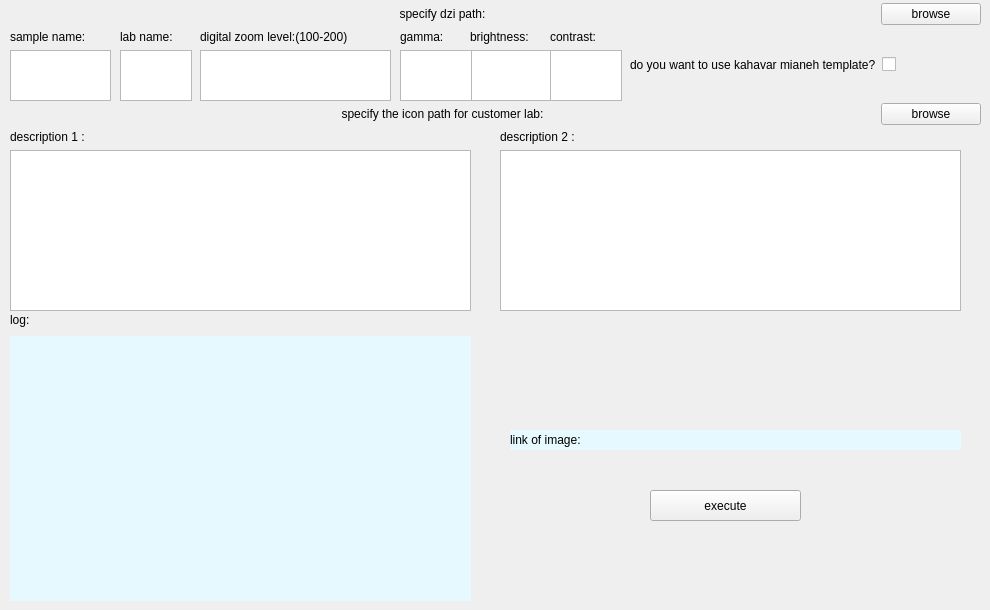
    <widget class="QWidget" name="tab_5">
     <attribute name="title">
      <string>upload</string>
     </attribute>
     <widget class="QWidget" name="verticalLayoutWidget_21">
      <property name="geometry">
       <rect>
        <x>10</x>
        <y>0</y>
        <width>971</width>
        <height>29</height>
       </rect>
      </property>
      <layout class="QVBoxLayout" name="verticalLayout_29">
       <item>
        <layout class="QHBoxLayout" name="horizontalLayout_32">
         <item>
          <widget class="QLabel" name="upl_dzi_text">
           <property name="text">
            <string>specify dzi path:</string>
           </property>
           <property name="alignment">
            <set>Qt::AlignCenter</set>
           </property>
          </widget>
         </item>
         <item>
          <widget class="QPushButton" name="upl_dzi_but">
           <property name="maximumSize">
            <size>
             <width>100</width>
             <height>16777215</height>
            </size>
           </property>
           <property name="text">
            <string>browse</string>
           </property>
          </widget>
         </item>
        </layout>
       </item>
      </layout>
     </widget>
     <widget class="QWidget" name="verticalLayoutWidget_3">
      <property name="geometry">
       <rect>
        <x>10</x>
        <y>30</y>
        <width>101</width>
        <height>71</height>
       </rect>
      </property>
      <layout class="QVBoxLayout" name="verticalLayout_30">
       <item>
        <widget class="QLabel" name="label_6">
         <property name="text">
          <string>sample name:</string>
         </property>
        </widget>
       </item>
       <item>
        <widget class="QTextEdit" name="up_sname"/>
       </item>
      </layout>
     </widget>
     <widget class="QWidget" name="verticalLayoutWidget_4">
      <property name="geometry">
       <rect>
        <x>120</x>
        <y>30</y>
        <width>72</width>
        <height>71</height>
       </rect>
      </property>
      <layout class="QVBoxLayout" name="verticalLayout_31">
       <item>
        <widget class="QLabel" name="label_12">
         <property name="text">
          <string>lab name:</string>
         </property>
        </widget>
       </item>
       <item>
        <widget class="QTextEdit" name="up_labname"/>
       </item>
      </layout>
     </widget>
     <widget class="QWidget" name="verticalLayoutWidget_22">
      <property name="geometry">
       <rect>
        <x>200</x>
        <y>30</y>
        <width>191</width>
        <height>71</height>
       </rect>
      </property>
      <layout class="QVBoxLayout" name="verticalLayout_32">
       <item>
        <widget class="QLabel" name="label_13">
         <property name="text">
          <string>digital zoom level:(100-200)</string>
         </property>
        </widget>
       </item>
       <item>
        <widget class="QTextEdit" name="up_dzoom"/>
       </item>
      </layout>
     </widget>
     <widget class="QWidget" name="verticalLayoutWidget_23">
      <property name="geometry">
       <rect>
        <x>470</x>
        <y>30</y>
        <width>81</width>
        <height>71</height>
       </rect>
      </property>
      <layout class="QVBoxLayout" name="verticalLayout_33">
       <item>
        <widget class="QLabel" name="label_14">
         <property name="text">
          <string>brightness:</string>
         </property>
        </widget>
       </item>
       <item>
        <widget class="QTextEdit" name="up_brightness"/>
       </item>
      </layout>
     </widget>
     <widget class="QWidget" name="verticalLayoutWidget_24">
      <property name="geometry">
       <rect>
        <x>550</x>
        <y>30</y>
        <width>72</width>
        <height>71</height>
       </rect>
      </property>
      <layout class="QVBoxLayout" name="verticalLayout_34">
       <item>
        <widget class="QLabel" name="label_15">
         <property name="text">
          <string>contrast:</string>
         </property>
        </widget>
       </item>
       <item>
        <widget class="QTextEdit" name="up_contrast"/>
       </item>
      </layout>
     </widget>
     <widget class="QWidget" name="verticalLayoutWidget_25">
      <property name="geometry">
       <rect>
        <x>400</x>
        <y>30</y>
        <width>72</width>
        <height>71</height>
       </rect>
      </property>
      <layout class="QVBoxLayout" name="verticalLayout_35">
       <item>
        <widget class="QLabel" name="label_16">
         <property name="text">
          <string>gamma:</string>
         </property>
        </widget>
       </item>
       <item>
        <widget class="QTextEdit" name="up_gamma"/>
       </item>
      </layout>
     </widget>
     <widget class="QWidget" name="verticalLayoutWidget_26">
      <property name="geometry">
       <rect>
        <x>630</x>
        <y>50</y>
        <width>335</width>
        <height>29</height>
       </rect>
      </property>
      <layout class="QVBoxLayout" name="verticalLayout_36">
       <item>
        <layout class="QHBoxLayout" name="horizontalLayout_33">
         <item>
          <widget class="QLabel" name="label_17">
           <property name="text">
            <string>do you want to use kahavar mianeh template?</string>
           </property>
          </widget>
         </item>
         <item>
          <widget class="QCheckBox" name="up_khavar_box">
           <property name="text">
            <string/>
           </property>
          </widget>
         </item>
        </layout>
       </item>
      </layout>
     </widget>
     <widget class="QWidget" name="verticalLayoutWidget_27">
      <property name="geometry">
       <rect>
        <x>10</x>
        <y>100</y>
        <width>971</width>
        <height>29</height>
       </rect>
      </property>
      <layout class="QVBoxLayout" name="verticalLayout_37">
       <item>
        <layout class="QHBoxLayout" name="horizontalLayout_35">
         <item>
          <widget class="QLabel" name="up_icon_text">
           <property name="text">
            <string>specify the icon path for customer lab:</string>
           </property>
           <property name="alignment">
            <set>Qt::AlignCenter</set>
           </property>
          </widget>
         </item>
         <item>
          <widget class="QPushButton" name="up_icon_but">
           <property name="maximumSize">
            <size>
             <width>100</width>
             <height>16777215</height>
            </size>
           </property>
           <property name="text">
            <string>browse</string>
           </property>
          </widget>
         </item>
        </layout>
       </item>
      </layout>
     </widget>
     <widget class="QWidget" name="verticalLayoutWidget_28">
      <property name="geometry">
       <rect>
        <x>10</x>
        <y>130</y>
        <width>461</width>
        <height>181</height>
       </rect>
      </property>
      <layout class="QVBoxLayout" name="verticalLayout_38">
       <item>
        <widget class="QLabel" name="label_18">
         <property name="text">
          <string>description 1 :</string>
         </property>
        </widget>
       </item>
       <item>
        <widget class="QTextEdit" name="up_desc1"/>
       </item>
      </layout>
     </widget>
     <widget class="QWidget" name="verticalLayoutWidget_29">
      <property name="geometry">
       <rect>
        <x>500</x>
        <y>130</y>
        <width>461</width>
        <height>181</height>
       </rect>
      </property>
      <layout class="QVBoxLayout" name="verticalLayout_39">
       <item>
        <widget class="QLabel" name="label_19">
         <property name="text">
          <string>description 2 :</string>
         </property>
        </widget>
       </item>
       <item>
        <widget class="QTextEdit" name="up_desc2"/>
       </item>
      </layout>
     </widget>
     <widget class="QLabel" name="up_link_img">
      <property name="geometry">
       <rect>
        <x>510</x>
        <y>430</y>
        <width>451</width>
        <height>20</height>
       </rect>
      </property>
      <property name="styleSheet">
       <string notr="true">background:#e5f9ff;</string>
      </property>
      <property name="text">
       <string>link of image:</string>
      </property>
     </widget>
     <widget class="QPushButton" name="tile_exec_but_2">
      <property name="geometry">
       <rect>
        <x>650</x>
        <y>490</y>
        <width>151</width>
        <height>31</height>
       </rect>
      </property>
      <property name="autoFillBackground">
       <bool>false</bool>
      </property>
      <property name="text">
       <string>execute</string>
      </property>
     </widget>
     <widget class="QWidget" name="layoutWidget_4">
      <property name="geometry">
       <rect>
        <x>10</x>
        <y>310</y>
        <width>461</width>
        <height>291</height>
       </rect>
      </property>
      <layout class="QVBoxLayout" name="verticalLayout_40">
       <item>
        <layout class="QVBoxLayout" name="verticalLayout_41">
         <item>
          <widget class="QLabel" name="label_20">
           <property name="maximumSize">
            <size>
             <width>16777215</width>
             <height>20</height>
            </size>
           </property>
           <property name="text">
            <string>log:</string>
           </property>
          </widget>
         </item>
         <item>
          <widget class="QLabel" name="tile_log_2">
           <property name="autoFillBackground">
            <bool>false</bool>
           </property>
           <property name="styleSheet">
            <string notr="true">background:#e5f9ff;</string>
           </property>
           <property name="text">
            <string/>
           </property>
          </widget>
         </item>
        </layout>
       </item>
      </layout>
     </widget>
    </widget>
